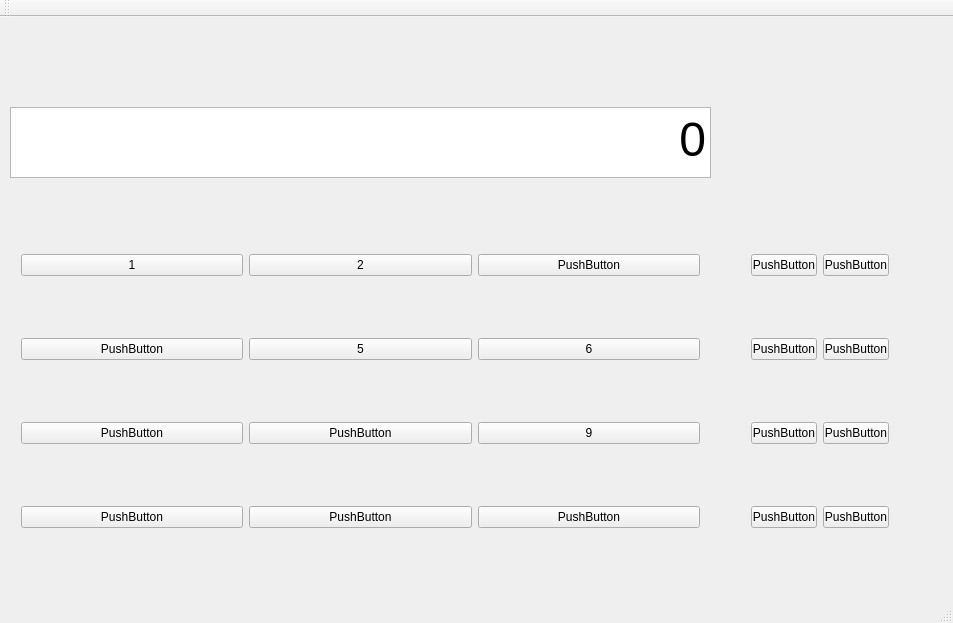
<?xml version="1.0" encoding="UTF-8"?>
<ui version="4.0">
 <class>MainWindow</class>
 <widget class="QMainWindow" name="MainWindow">
  <property name="geometry">
   <rect>
    <x>0</x>
    <y>0</y>
    <width>953</width>
    <height>623</height>
   </rect>
  </property>
  <property name="windowTitle">
   <string>MainWindow</string>
  </property>
  <widget class="QWidget" name="centralWidget">
   <widget class="QWidget" name="gridLayoutWidget">
    <property name="geometry">
     <rect>
      <x>10</x>
      <y>170</y>
      <width>701</width>
      <height>411</height>
     </rect>
    </property>
    <layout class="QGridLayout" name="gridLayout_2">
     <item row="2" column="2">
      <widget class="QPushButton" name="nine">
       <property name="text">
        <string>9</string>
       </property>
      </widget>
     </item>
     <item row="1" column="2">
      <widget class="QPushButton" name="six">
       <property name="text">
        <string>6</string>
       </property>
      </widget>
     </item>
     <item row="0" column="0">
      <widget class="QPushButton" name="one">
       <property name="text">
        <string>1</string>
       </property>
      </widget>
     </item>
     <item row="2" column="0">
      <widget class="QPushButton" name="pushButton_4">
       <property name="text">
        <string>PushButton</string>
       </property>
      </widget>
     </item>
     <item row="0" column="2">
      <widget class="QPushButton" name="pushButton_3">
       <property name="text">
        <string>PushButton</string>
       </property>
      </widget>
     </item>
     <item row="0" column="1">
      <widget class="QPushButton" name="two">
       <property name="text">
        <string>2</string>
       </property>
      </widget>
     </item>
     <item row="1" column="0">
      <widget class="QPushButton" name="pushButton_5">
       <property name="text">
        <string>PushButton</string>
       </property>
      </widget>
     </item>
     <item row="2" column="1">
      <widget class="QPushButton" name="pushButton_7">
       <property name="text">
        <string>PushButton</string>
       </property>
      </widget>
     </item>
     <item row="1" column="1">
      <widget class="QPushButton" name="five">
       <property name="text">
        <string>5</string>
       </property>
      </widget>
     </item>
     <item row="3" column="0">
      <widget class="QPushButton" name="pushButton_10">
       <property name="text">
        <string>PushButton</string>
       </property>
      </widget>
     </item>
     <item row="3" column="1">
      <widget class="QPushButton" name="pushButton_11">
       <property name="text">
        <string>PushButton</string>
       </property>
      </widget>
     </item>
     <item row="3" column="2">
      <widget class="QPushButton" name="pushButton_12">
       <property name="text">
        <string>PushButton</string>
       </property>
      </widget>
     </item>
    </layout>
   </widget>
   <widget class="QWidget" name="gridLayoutWidget_2">
    <property name="geometry">
     <rect>
      <x>740</x>
      <y>170</y>
      <width>160</width>
      <height>411</height>
     </rect>
    </property>
    <layout class="QGridLayout" name="gridLayout_3">
     <item row="0" column="0">
      <widget class="QPushButton" name="pushButton_13">
       <property name="text">
        <string>PushButton</string>
       </property>
      </widget>
     </item>
     <item row="2" column="0">
      <widget class="QPushButton" name="pushButton_16">
       <property name="text">
        <string>PushButton</string>
       </property>
      </widget>
     </item>
     <item row="0" column="1">
      <widget class="QPushButton" name="pushButton_14">
       <property name="text">
        <string>PushButton</string>
       </property>
      </widget>
     </item>
     <item row="1" column="0">
      <widget class="QPushButton" name="pushButton_15">
       <property name="text">
        <string>PushButton</string>
       </property>
      </widget>
     </item>
     <item row="3" column="0">
      <widget class="QPushButton" name="pushButton_17">
       <property name="text">
        <string>PushButton</string>
       </property>
      </widget>
     </item>
     <item row="1" column="1">
      <widget class="QPushButton" name="pushButton_18">
       <property name="text">
        <string>PushButton</string>
       </property>
      </widget>
     </item>
     <item row="2" column="1">
      <widget class="QPushButton" name="pushButton_19">
       <property name="text">
        <string>PushButton</string>
       </property>
      </widget>
     </item>
     <item row="3" column="1">
      <widget class="QPushButton" name="pushButton_20">
       <property name="text">
        <string>PushButton</string>
       </property>
      </widget>
     </item>
    </layout>
   </widget>
   <widget class="QTextBrowser" name="textBrowser">
    <property name="geometry">
     <rect>
      <x>10</x>
      <y>90</y>
      <width>701</width>
      <height>71</height>
     </rect>
    </property>
    <property name="font">
     <font>
      <pointsize>36</pointsize>
     </font>
    </property>
    <property name="html">
     <string>&lt;!DOCTYPE HTML PUBLIC &quot;-//W3C//DTD HTML 4.0//EN&quot; &quot;http://www.w3.org/TR/REC-html40/strict.dtd&quot;&gt;
&lt;html&gt;&lt;head&gt;&lt;meta name=&quot;qrichtext&quot; content=&quot;1&quot; /&gt;&lt;style type=&quot;text/css&quot;&gt;
p, li { white-space: pre-wrap; }
&lt;/style&gt;&lt;/head&gt;&lt;body style=&quot; font-family:'MS Shell Dlg 2'; font-size:36pt; font-weight:400; font-style:normal;&quot;&gt;
&lt;p align=&quot;right&quot; style=&quot; margin-top:0px; margin-bottom:0px; margin-left:0px; margin-right:0px; -qt-block-indent:0; text-indent:0px;&quot;&gt;0&lt;/p&gt;&lt;/body&gt;&lt;/html&gt;</string>
    </property>
   </widget>
  </widget>
  <widget class="QMenuBar" name="menuBar">
   <property name="geometry">
    <rect>
     <x>0</x>
     <y>0</y>
     <width>953</width>
     <height>21</height>
    </rect>
   </property>
  </widget>
  <widget class="QToolBar" name="mainToolBar">
   <attribute name="toolBarArea">
    <enum>TopToolBarArea</enum>
   </attribute>
   <attribute name="toolBarBreak">
    <bool>false</bool>
   </attribute>
  </widget>
  <widget class="QStatusBar" name="statusBar"/>
 </widget>
 <layoutdefault spacing="6" margin="11"/>
 <resources/>
 <connections/>
</ui>
